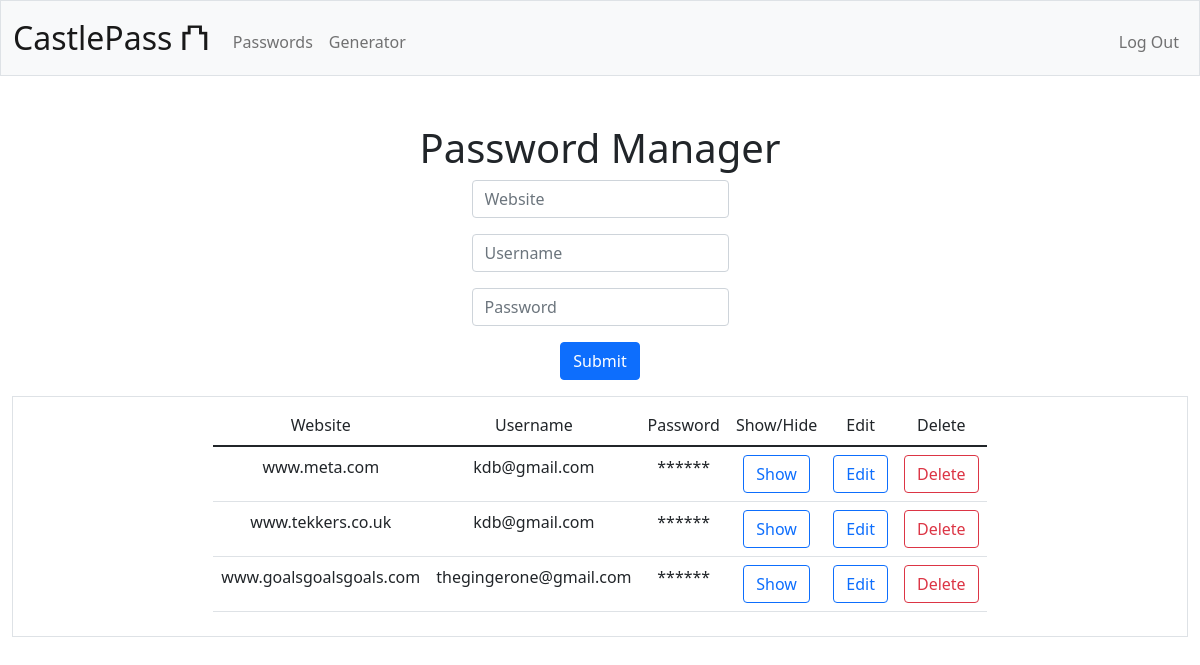
Page /pass_manager (signed in) on the committed database.
### tables this page shows
CREATE TABLE passwords (
id INTEGER PRIMARY KEY AUTOINCREMENT NOT NULL,
user_id INTEGER NOT NULL,
site_address TEXT,
site_username TEXT,
site_password TEXT NOT NULL,
FOREIGN KEY (user_id) REFERENCES users(person_id)
);

### app.py (the view, shortened to what this page needs)
@app.route('/pass_manager', methods=["GET", "POST"])
@login_required
def pass_manager():
    form = PasswordManagerForm()
    user_id = session["user_id"]
    connection = sqlite3.connect('castlepass.db')
    cursor = connection.cursor()
    if not user_id:
        flash(f"Please login to access password manager")
        return redirect("/login")
    elif user_id:
        cursor.execute(
        "SELECT site_address, site_username, site_password, id FROM passwords WHERE user_id = ?",
        (user_id,)
        )
        entries = cursor.fetchall()
    if request.method == "GET":
        return render_template('pass_manager.html', entries=entries, form=form)

### app.py
class PasswordManagerForm(FlaskForm):
    website = StringField('Website', validators=[DataRequired()])
    username = StringField('Username', validators=[DataRequired()])
    password = PasswordField('Password', validators=[DataRequired()])
    submit = SubmitField('Save')

### login_required.py (called while the page is built)
def login_required(f):
    @wraps(f)
    def decorated_function(*args, **kwargs):
        if session.get("user_id") is None:
            return redirect("/login")
        return f(*args, **kwargs)
    return decorated_function

### templates/pass_manager.html (shortened to what this page needs)
{% extends "layout.html" %}
{% block main %}
    <h1>Password Manager</h1>
    <form action="/pass_manager" method="post">
            <div class="mb-3">
                <input autocomplete="off" autofocus class="form-control mx-auto w-auto" id="website" name="website" placeholder="Website" required type="text">
            </div>
            <div class="mb-3">
                <input autocomplete="off" autofocus class="form-control mx-auto w-auto" id="username" name="username" placeholder="Username" required type="text">
            </div>
            <div class="mb-3">
                <input autocomplete="new-password" autofocus class="form-control mx-auto w-auto" id="password" name="password" placeholder="Password" required type="password">
            </div>
            <button class="btn btn-primary" type="submit">Submit</button>
        </form>
    <div class="d-flex align-items-center my-3 justify-content-center mx-auto border p-2">
        {% if session["user_id"] %}
            {% if entries %}
                <div id="password-history" class="table-responsive">
                    <table class="table mx-auto">
                        <thead class="thead-dark">
                            <td scope="column"> Website </td>
                            <td scope="column"> Username </td>
                            <td scope="column"> Password </td>
                            <td scope="column">Show/Hide</td>
                            <td scope="column">Edit</td>
                            <td scope="column">Delete</td>
                        </thead>
                        <tbody>
                            {% for entry in entries %}
                            <tr>
                                <td> {{ entry[0] }} </td>
                                <td> {{ entry[1] }} </td>
                                <td class="user-password">
                                    <span class="hidden-password hidden">******</span>
                                </td>
                                <td><button type="button" class="toggle-visibility btn btn-outline-primary" name="toggle-visibility" onclick="toggleVisibility('{{ loop.index0 }}')">Show</button></td>
                                <td><button type="button" class="edit btn btn-outline-primary" name="edit" onclick="openEditModal('{{ entry[0]}}', '{{ entry[1]}}', '{{ entry[2]}}', '{{ entry[3]}}')">Edit</button></td>
                                <td>
                                    <button type="button" class="delete btn btn-outline-danger" name="delete" data-website="{{ entry[0] }}" onclick="setDeleteValues('{{ entry[0] }}')">Delete</button>
                                </td>
                            </tr>
                            {% endfor %}
                        </tbody>
                    </table>
                </div>
            {% else %}
                <p> No entries found </p>
            {% endif %}
        {% else %}
        <p> Please log in to access the password manager </p>
        {% endif %}
    </div>
{% endblock %}

### static/styles.css (style rules this page uses)
html { margin: 0; padding: 0; width: 100vw; height: 100vh; overflow-x: hidden; }

### rows in the picture
passwords: site_address "www.meta.com", site_username "kdb@gmail.com"
passwords: site_address "www.tekkers.co.uk", site_username "kdb@gmail.com"
passwords: site_address "www.goalsgoalsgoals.com", site_username "thegingerone@gmail.com"
